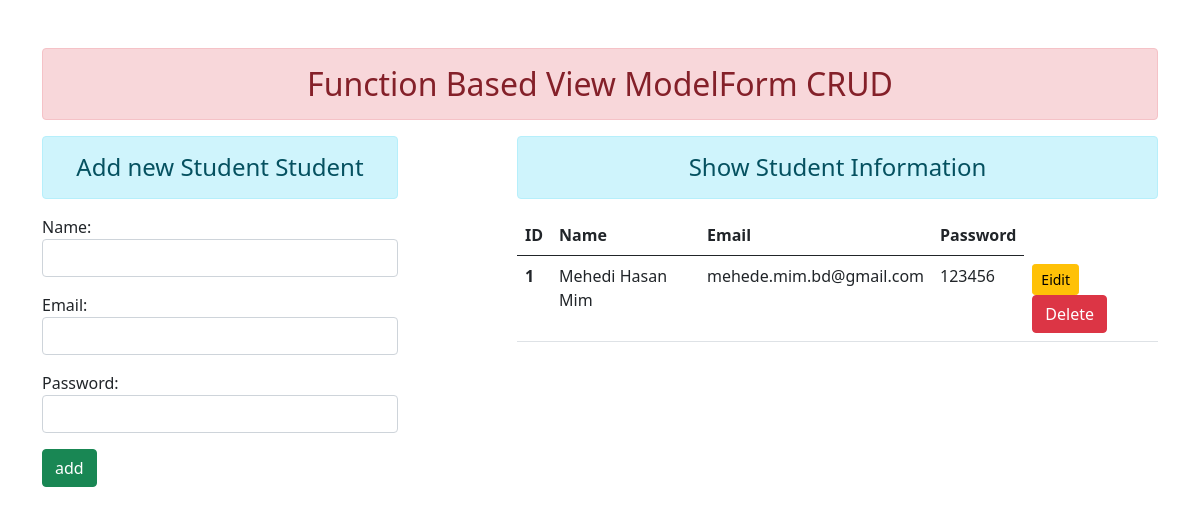
The app's page /, older data.
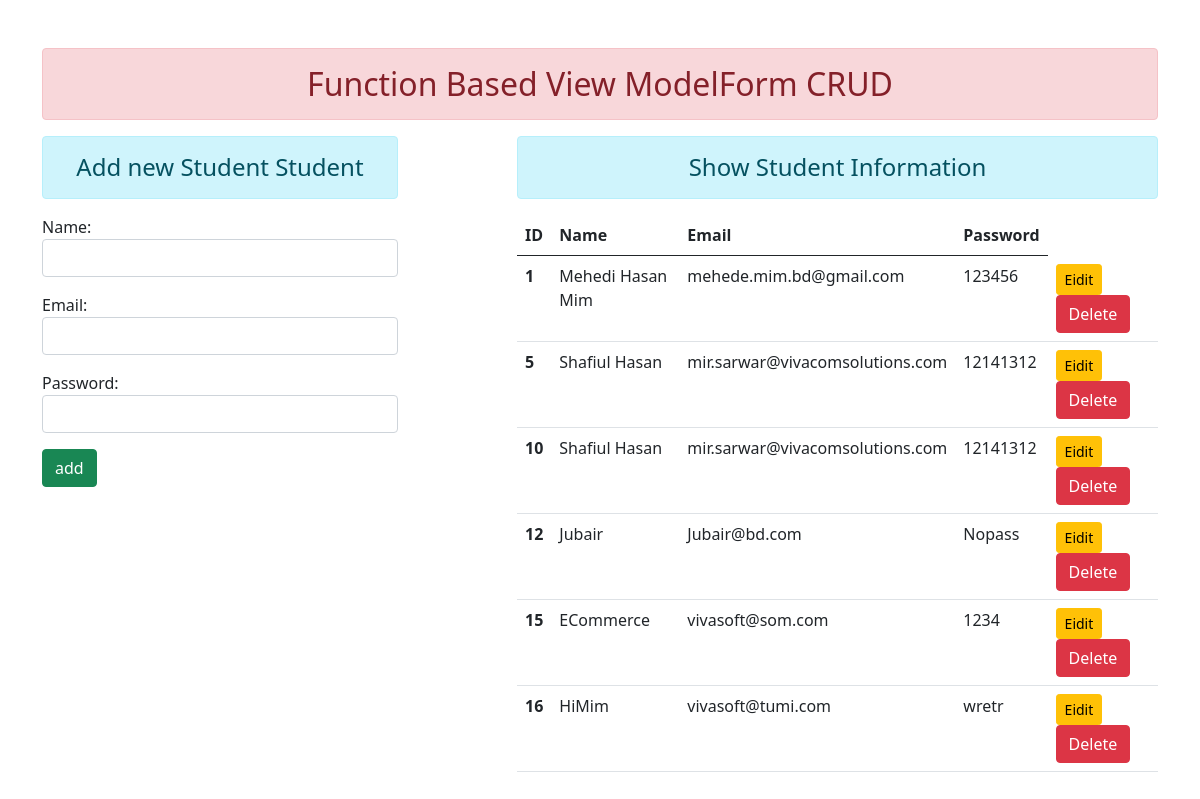
The same page, newer data.
### enroll/models.py (models this page shows)
class User(models.Model):
    name = models.CharField(max_length = 70)
    email = models.EmailField(max_length=70)
    password = models.CharField(max_length=70)

### enroll/views.py (the view)
# urls.py: path('', views.add_show,name = "addandshow"),
def  add_show(request):
    if request.method == 'POST':
        fm = StudentRegistration(request.POST)
        if fm.is_valid():
            fm.save()
            fm = StudentRegistration()
    else:
        fm = StudentRegistration()
    stud = User.objects.all()
    return render(request,'enroll/addandshow.html', {'form':fm,'stu':stud})

### enroll/forms.py
class StudentRegistration(forms.ModelForm):
    class Meta:
        model = User
        fields = ['name','email','password']
        widgets = {
            'name' : forms.TextInput(attrs={'class':'form-control'}),
            'email' : forms.EmailInput(attrs={'class':'form-control'}),
            'password' : forms.PasswordInput(attrs={'class':'form-control'}),
        }

### enroll/templates/enroll/addandshow.html (shortened to what this page needs)
{% extends 'enroll/base.html' %}
{%block content%}
<div class="row">
<div class="col-sm-4">
<h4 class = "text-center alert alert-info" > Add new Student Student </h4>
<form action"" method = "POST">
{{form.as_p}}
<input type="submit" class="btn btn-success" value="add">
</form>
</div>
<div class="col-sm-7 offset-1">
<h4 class = "text-center alert alert-info" > Show Student
Information </h4>
{% if stu %}
<table class="table">
  <thead class="thead-dark">
    <tr>
      <th scope="col">ID</th>
      <th scope="col">Name</th>
      <th scope="col">Email</th>
      <th scope="col">Password</th>
    </tr>
  </thead>
  <tbody>
     {% for st in stu %}
    <tr>
      <th scope="row">{{st.id}}</th>
      <td>{{st.name}}</td>
      <td>{{st.email}}</td>
      <td>{{st.password}}</td>
      <td>
      <a href="#" class = "btn btn-warning btn-sm"> Eidit </a>
     <form action = "{% url 'deletedata' st.id %}" method = "post" class="d-inline">
     <input type = "submit" class = "btn btn-danger"
     value = "Delete">
     </form>
      </td>
    </tr>
     {% endfor %}
  </tbody>
</table>
{% else %}
<h4 class="text-center alert alert-warning" > No Records </h4>
{% endif %}
</div>
{% endblock content%}

Row changes from the older to the newer data that the page shows:
added User: id "5", name "Shafiul Hasan", email "mir.sarwar@vivacomsolutions.com", password "12141312"
added User: id "10", name "Shafiul Hasan", email "mir.sarwar@vivacomsolutions.com", password "12141312"
added User: id "12", name "Jubair", email "Jubair@bd.com", password "Nopass"
added User: id "15", name "ECommerce", email "vivasoft@som.com", password "1234"
added User: id "16", name "HiMim", email "vivasoft@tumi.com", password "wretr"
